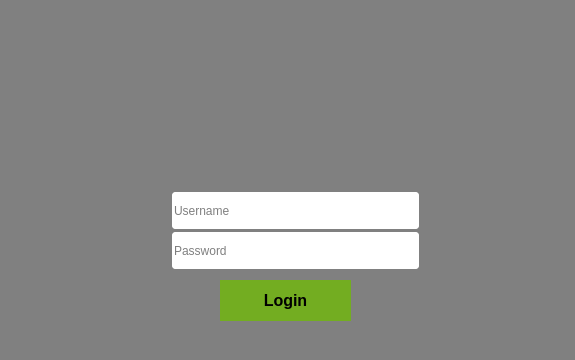
<?xml version="1.0" encoding="UTF-8"?>
<ui version="4.0">
 <class>login</class>
 <widget class="QMainWindow" name="login">
  <property name="geometry">
   <rect>
    <x>0</x>
    <y>0</y>
    <width>575</width>
    <height>360</height>
   </rect>
  </property>
  <property name="windowTitle">
   <string>MainWindow</string>
  </property>
  <property name="styleSheet">
   <string notr="true">background-color: gray;
border-radius:20px;</string>
  </property>
  <widget class="QWidget" name="centralwidget">
   <widget class="QLabel" name="gambar">
    <property name="geometry">
     <rect>
      <x>200</x>
      <y>10</y>
      <width>171</width>
      <height>171</height>
     </rect>
    </property>
    <property name="maximumSize">
     <size>
      <width>200</width>
      <height>200</height>
     </size>
    </property>
    <property name="text">
     <string/>
    </property>
    <property name="pixmap">
     <pixmap>img/bola.png</pixmap>
    </property>
    <property name="scaledContents">
     <bool>true</bool>
    </property>
    <property name="alignment">
     <set>Qt::AlignCenter</set>
    </property>
    <property name="wordWrap">
     <bool>false</bool>
    </property>
   </widget>
   <widget class="QLineEdit" name="lineEdit">
    <property name="geometry">
     <rect>
      <x>170</x>
      <y>190</y>
      <width>251</width>
      <height>41</height>
     </rect>
    </property>
    <property name="font">
     <font>
      <kerning>true</kerning>
     </font>
    </property>
    <property name="styleSheet">
     <string notr="true">background-color: white;
border: 2px solid gray;
border-radius: 5px;</string>
    </property>
    <property name="placeholderText">
     <string>Username</string>
    </property>
    <property name="clearButtonEnabled">
     <bool>false</bool>
    </property>
   </widget>
   <widget class="QPushButton" name="pushButton">
    <property name="geometry">
     <rect>
      <x>220</x>
      <y>280</y>
      <width>131</width>
      <height>41</height>
     </rect>
    </property>
    <property name="font">
     <font>
      <family>MS UI Gothic</family>
      <pointsize>12</pointsize>
      <weight>75</weight>
      <bold>true</bold>
     </font>
    </property>
    <property name="styleSheet">
     <string notr="true">border-radius: 25px;
background: #73AD21;
</string>
    </property>
    <property name="text">
     <string>Login</string>
    </property>
   </widget>
   <widget class="QLineEdit" name="lineEdit_2">
    <property name="geometry">
     <rect>
      <x>170</x>
      <y>230</y>
      <width>251</width>
      <height>41</height>
     </rect>
    </property>
    <property name="font">
     <font>
      <kerning>true</kerning>
     </font>
    </property>
    <property name="styleSheet">
     <string notr="true">background-color: white;
border: 2px solid gray;
border-radius: 5px;</string>
    </property>
    <property name="echoMode">
     <enum>QLineEdit::Password</enum>
    </property>
    <property name="placeholderText">
     <string>Password</string>
    </property>
    <property name="clearButtonEnabled">
     <bool>false</bool>
    </property>
   </widget>
  </widget>
  <widget class="QStatusBar" name="statusbar"/>
 </widget>
 <resources/>
 <connections/>
</ui>
